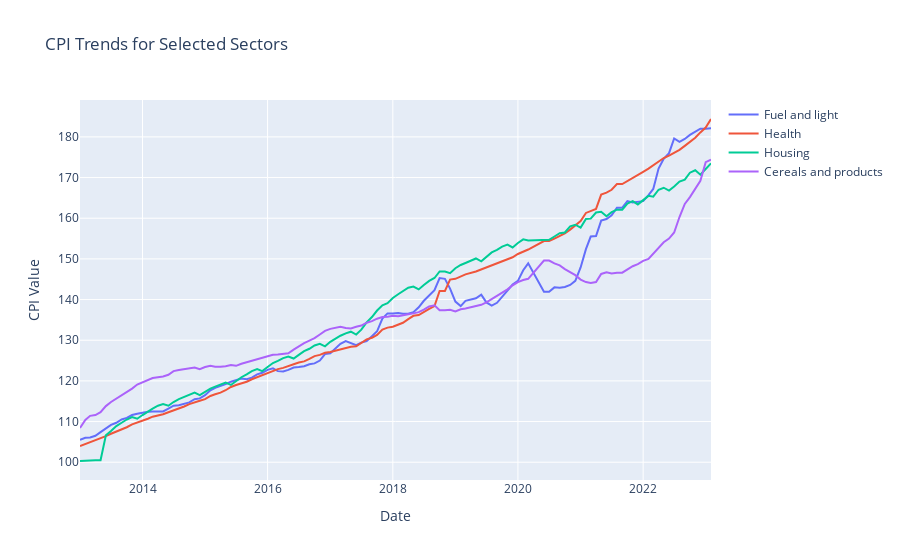

The notebook cell this image was saved under:
### Code cell
# CPI and specific sector analysis
sectors_to_analyze = ['Fuel and light', 'Health', 'Housing', 'Cereals and products']
sector_data = rural_urban_cpi[sectors_to_analyze].fillna(method='ffill').reset_index()

fig = go.Figure()
for sector in sectors_to_analyze:
    fig.add_trace(go.Scatter(x=sector_data['Date'], y=sector_data[sector], mode='lines', name=sector))
fig.update_layout(title='CPI Trends for Selected Sectors', xaxis_title='Date', yaxis_title='CPI Value')
fig.show()
